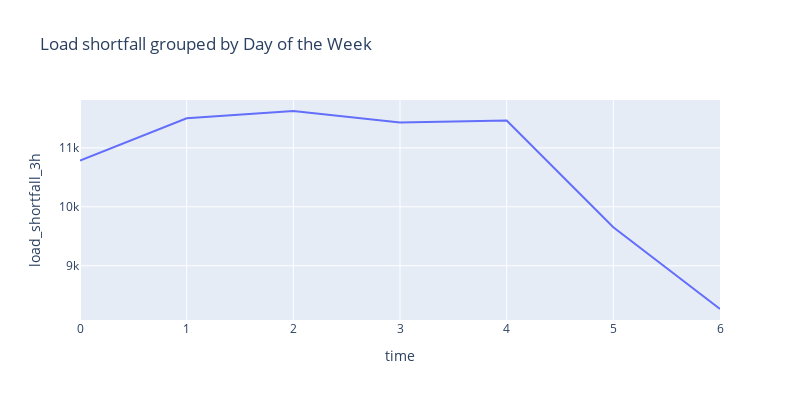

The code cell stored with this chart in its notebook:
### Markdown cell above
The minimum load_short_fall_3h was **1,862k** and the maximum was **17,306k** from the day of year plot.

### Code cell
px.line(train_data.groupby([train_data['time'].astype('datetime64').dt.dayofweek])['load_shortfall_3h'].mean(), 
        title = 'Load shortfall grouped by Day of the Week', y='load_shortfall_3h', width =800, height=400 )

### Figure 1 — Plotly figure (JSON) as saved in the notebook; plotly's stock layout.template omitted (floating-point values rounded to 4 significant figures)
{"data": [{"hovertemplate": "time=%{x}<br>load_shortfall_3h=%{y}<extra></extra>", "legendgroup": "", "line": {"color": "#636efa", "dash": "solid"}, "marker": {"symbol": "circle"}, "mode": "lines", "name": "", "orientation": "v", "showlegend": false, "type": "scatter", "x": [0, 1, 2, 3, 4, 5, 6], "xaxis": "x", "y": [10780.0, 11500.0, 11630.0, 11430.0, 11460.0, 9652.0, 8266.0], "yaxis": "y"}], "layout": {"height": 400, "legend": {"tracegroupgap": 0}, "title": {"text": "Load shortfall grouped by Day of the Week"}, "width": 800, "xaxis": {"anchor": "y", "domain": [0, 1], "title": {"text": "time"}}, "yaxis": {"anchor": "x", "domain": [0, 1], "title": {"text": "load_shortfall_3h"}}}}
